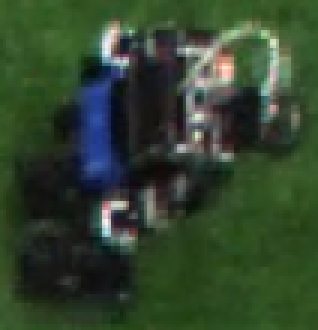
#> input picture data/Снимок экрана 2020-10-06 в 16.24.51.png, 106 x 110 px (shown 3 times larger)
$ python -i image_processing.py   (imports and definitions only)   (older library calls are emulated)
#> lines starting #> are read from the running program, lines starting #| are printed output that depends on the picture; after the words box and inside, x2 and y2 are one past the last pixel; in counts of white or black regions, pixels touching at a corner belong together
import cv2
import numpy as np

#Basic image processing methods

#Method for filling holes in connected components of the mask
#Brings all the connected components to simply connected

def fill_holes (img):
    (h, w) = img.shape

    before_area = img.sum ()

    img_enlarged = np.zeros ((h + 2, w + 2), np.uint8)
    img_enlarged [1:h+1, 1:w+1] = img

    img_enl_not = cv2.bitwise_not (img_enlarged)
    th, im_th = cv2.threshold (img_enl_not, 220, 255, cv2.THRESH_BINARY_INV);

    im_floodfill = im_th.copy()

    h, w = im_th.shape[:2]
    mask = np.zeros((h+2, w+2), np.uint8)

    cv2.floodFill(im_floodfill, mask, (0,0), 255);
    im_floodfill_inv = cv2.bitwise_not(im_floodfill)
    im_out = im_th | im_floodfill_inv

    result = im_out [1:h-1, 1:w-1]

    return result

#Method for bringing 3-channel image to RG-chromaticity color space
#Essentially it is a kind of normalization such that the absolute
#values of the intensity are neglected; the components ratios are not

# [160 lines left out: functions to_RG_chromaticity, to_three, find_max_bounding_box, leave_max_connected_component, _in_range, filter_connected_components, not called in this run]

>>> import cv2
>>> picture = cv2.imread('../data/Снимок экрана 2020-10-06 в 16.24.51.png', cv2.IMREAD_GRAYSCALE)
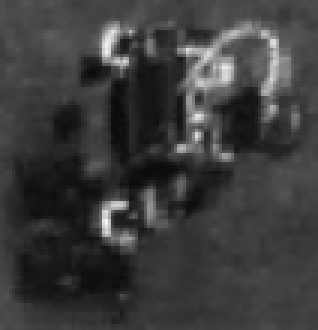
#> picture: shape (110, 106) (shown 3 times larger); min 10, max 244, mean 60
>>> result = fill_holes(picture)
#> in fill_holes, `before_area = img.sum ()`: before_area = 699636
#> in fill_holes, `img_enlarged [1:h+1, 1:w+1] = img`:
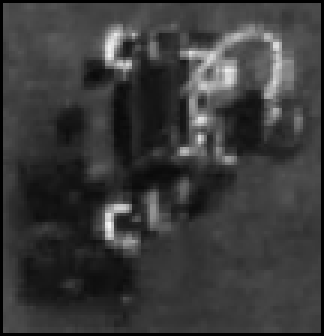
#> img_enlarged: shape (112, 108) (shown 3 times larger); min 0, max 244, mean 57.8
#> in fill_holes, `img_enl_not = cv2.bitwise_not (img_enlarged)`:
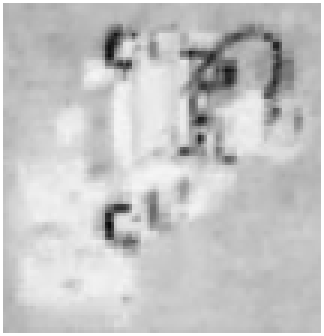
#> img_enl_not: shape (112, 108) (shown 3 times larger); min 11, max 255, mean 197.2
#> in fill_holes, `th, im_th = cv2.threshold (img_enl_not, 220, 255, cv2.THRESH_BINARY_IN..`:
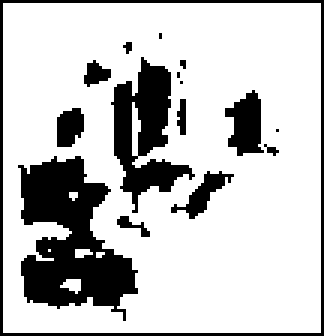
#> im_th: shape (112, 108) (shown 3 times larger); 76.8% white; 16 black regions (7 under 20 px), largest, box (x1, y1, x2, y2) and area: (6, 52, 46, 107) 1205, (37, 19, 65, 71) 644, (0, 0, 108, 112) 436
#> in fill_holes, `cv2.floodFill(im_floodfill, mask, (0,0), 255);`:
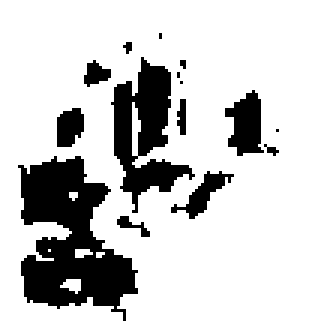
#> im_floodfill: shape (112, 108) (shown 3 times larger); 80.4% white; 15 black regions (7 under 20 px), largest, box (x1, y1, x2, y2) and area: (6, 52, 46, 107) 1205, (37, 19, 65, 71) 644, (75, 30, 88, 52) 185
#> in fill_holes, `im_out = im_th | im_floodfill_inv`:
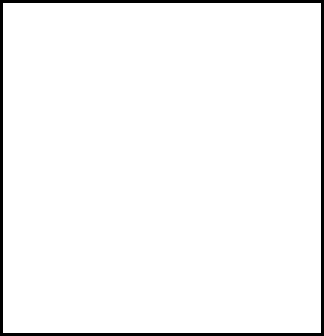
#> im_out: shape (112, 108) (shown 3 times larger); 96.4% white; black in thin lines or dots
#> in fill_holes, `result = im_out [1:h-1, 1:w-1]`: result: shape (110, 106); every value is 255
